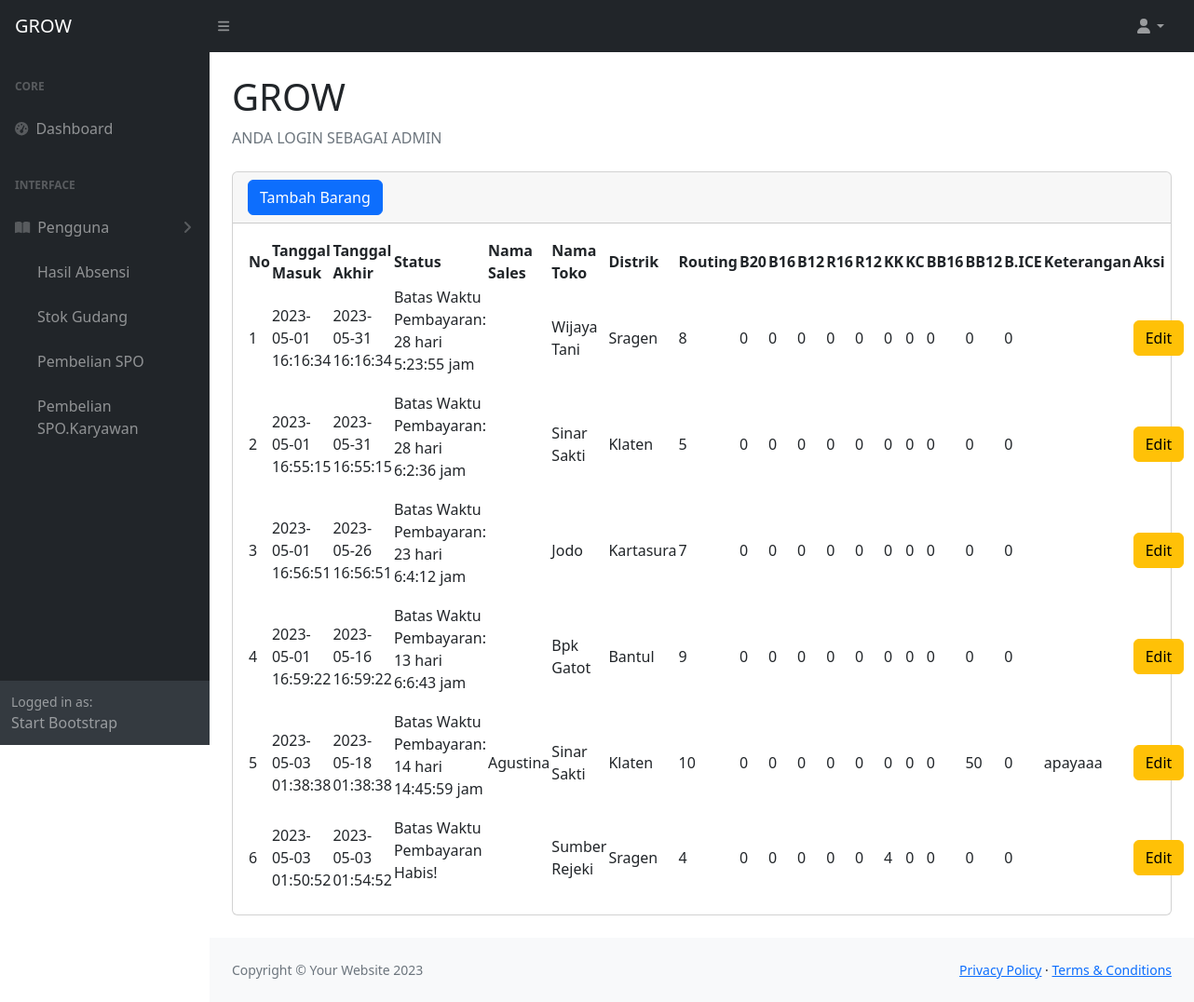
Screenshot of /pembelianspo1.php (signed in) with the database file from the repository.
### tables this page shows
CREATE TABLE `masuk_spo` (
  `kd_masuk_spo` int(11) NOT NULL,
  `nama_karyawan` varchar(50) NOT NULL,
  `kd_jual` int(11) NOT NULL,
  `kd_toko` int(11) NOT NULL,
  `kd_distrik` varchar(10) NOT NULL,
  `routing` varchar(5) NOT NULL,
  `tanggal_masuk` datetime NOT NULL DEFAULT current_timestamp(),
  `tanggal_keluar` datetime NOT NULL DEFAULT current_timestamp(),
  `keterangan` varchar(255) NOT NULL,
  `gambar_toko` varchar(255) NOT NULL,
  `latitude` varchar(50) NOT NULL,
  `longitude` varchar(50) NOT NULL
);

CREATE TABLE `toko` (
  `kd_toko` int(11) NOT NULL,
  `nama_toko` varchar(100) NOT NULL,
  `kd_distrik` varchar(10) NOT NULL
);

CREATE TABLE `distrik` (
  `kd_distrik` varchar(10) NOT NULL,
  `nama_distrik` varchar(50) NOT NULL
);

CREATE TABLE `produk` (
  `B12` int(11) NOT NULL,
  `B16` int(11) NOT NULL,
  `B20` int(11) NOT NULL,
  `BB12` int(11) NOT NULL,
  `BB16` int(11) NOT NULL,
  `BICE16` int(11) NOT NULL,
  `KC` int(11) NOT NULL,
  `KK` int(11) NOT NULL,
  `R12` int(11) NOT NULL,
  `R16` int(11) NOT NULL,
  `kd_jual` int(11) NOT NULL,
  `kd_stok` int(11) NOT NULL
);

### pembelianspo1.php (the view, shortened to what this page needs)
<?php
require 'function.php';
?>
<!DOCTYPE html>
<html lang="en">
    <head>
        <link href="https://cdn.jsdelivr.net/npm/simple-datatables@7.1.2/dist/style.min.css" rel="stylesheet" />
        <link href="css/styles.css" rel="stylesheet" />
    </head>
    <body class="sb-nav-fixed">
        <nav class="sb-topnav navbar navbar-expand navbar-dark bg-dark">
            <a class="navbar-brand ps-3" href="index.php">GROW</a>
            <button class="btn btn-link btn-sm order-1 order-lg-0 me-4 me-lg-0" id="sidebarToggle" href="#!"><i class="fas fa-bars"></i></button>
            <ul class="navbar-nav ms-auto ms-md-0 me-3 me-lg-4">
                <li class="nav-item dropdown">
                    <a class="nav-link dropdown-toggle" id="navbarDropdown" href="#" role="button" data-bs-toggle="dropdown" aria-expanded="false"><i class="fas fa-user fa-fw"></i></a>
                </li>
            </ul>
        </nav>
        <div id="layoutSidenav">
            <div id="layoutSidenav_nav">
                <nav class="sb-sidenav accordion sb-sidenav-dark" id="sidenavAccordion">
                    <div class="sb-sidenav-menu">
                        <div class="nav">
                            <div class="sb-sidenav-menu-heading">Core</div>
                                <a class="nav-link" href="index.php">
                                <div class="sb-nav-link-icon"><i class="fas fa-tachometer-alt"></i></div>
                                Dashboard
                                </a>
                                <div class="sb-sidenav-menu-heading">Interface</div>
                                <a class="nav-link collapsed" href="#" data-bs-toggle="collapse" data-bs-target="#collapsePages" aria-expanded="false" aria-controls="collapsePages">
                                <div class="sb-nav-link-icon"><i class="fas fa-book-open"></i></div>
                                    Pengguna
                                <div class="sb-sidenav-collapse-arrow"><i class="fas fa-angle-down"></i></div>
                                </a>
                            <nav class="sb-sidenav-menu-nested nav accordion" id="sidenavAccordionPages">
                                    <a class="nav-link" href="absensi.php">Hasil Absensi</a>
                            </nav>
                            <nav class="sb-sidenav-menu-nested nav accordion" id="sidenavAccordionPages">
                                    <a class="nav-link" href="stok_gudang_kecil.php">Stok Gudang</a>
                            </nav>
                            <nav class="sb-sidenav-menu-nested nav accordion" id="sidenavAccordionPages">
                                    <a class="nav-link" href="pembelianspo.php">Pembelian SPO</a>
                            </nav>
                            <nav class="sb-sidenav-menu-nested nav accordion" id="sidenavAccordionPages">
                                    <a class="nav-link" href="pembelianspo1.php">Pembelian SPO.Karyawan</a>
                            </nav>
                        </div>
                    </div>
                    <div class="sb-sidenav-footer">
                        <div class="small">Logged in as:</div>
                        Start Bootstrap
                    </div>
                </nav>
            </div>
            <div id="layoutSidenav_content">
                <main>
                    <div class="container-fluid px-4">
                        <h1 class="mt-4">GROW</h1>
                        <ol class="breadcrumb mb-4">
                            <li class="breadcrumb-item active">ANDA LOGIN SEBAGAI ADMIN</li>
                        </ol>
                        <div class="card mb-4">
                            <div class="card-header">
                                <button type="button" class="btn btn-primary" data-bs-toggle="modal" data-bs-target="#exampleModal">
                                Tambah Barang
                                </button>
                            </div>
                            <div class="card-body">
                                <table id="datatablesSimple">
                                    <thead>
                                        <tr>
                                            <th>No</th>
                                            <th>Tanggal Masuk</th>
                                            <th>Tanggal Akhir</th>
                                            <th>Status</th>
                                            <th>Nama Sales</th>
                                            <th>Nama Toko</th>
                                            <th>Distrik</th>
                                            <th>Routing</th>
                                            <th>B20</th>
                                            <th>B16</th>
                                            <th>B12</th>
                                            <th>R16</th>
                                            <th>R12</th>
                                            <th>KK</th>
                                            <th>KC</th>
                                            <th>BB16</th>
                                            <th>BB12</th>
                                            <th>B.ICE</th>
                                            <th>Keterangan</th>
                                            <th>Aksi</th>
                                        </tr>
                                    </thead>
                                    <tbody>
                                        <?php
                                            $ambilsemua = mysqli_query($koneksi, "SELECT * FROM masuk_spo JOIN produk ON masuk_spo.kd_jual = produk.kd_jual JOIN toko ON masuk_spo.kd_toko = toko.kd_toko JOIN distrik ON distrik.kd_distrik=toko.kd_distrik ORDER BY kd_masuk_spo ASC;" );
                                            $no=1;
                                            while($data = mysqli_fetch_array($ambilsemua)){
                                                $kdmasuk = $data['kd_masuk_spo'];
                                                $tanggalmasuk = $data['tanggal_masuk'];
                                                $tanggalkeluar = $data['tanggal_keluar'];
                                                $namasales = $data['nama_karyawan'];
                                                $namatoko = $data['nama_toko'];
                                                $distrik = $data['nama_distrik'];
                                                $routing = $data['routing'];
                                                $b20 = $data['B20'];
                                                $b16 = $data['B16'];
                                                $b12 = $data['B12'];
                                                $r16 = $data['R16'];
                                                $r12 = $data['R12'];
                                                $kk = $data['KK'];
                                                $kc = $data['KC'];
                                                $bb16 = $data['BB16'];
                                                $bb12 = $data['BB12'];
                                                $bice = $data['BICE16'];
                                                $keterangan = $data['keterangan'];
                                        ?>
                                        <tr>
                                            <td><?=$no++;?></td>
                                            <td><?=$tanggalmasuk;?></td>
                                            <td><?=$tanggalkeluar;?></td>
                                            <td>
                                            <p id="teks<?=$kdmasuk;?>">Hello World</p>
                                            </td>
                                            <td><?=$namasales;?></td>
                                            <td><?=$namatoko;?></td>
                                            <td><?=$distrik;?></td>
                                            <td><?=$routing;?></td>
                                            <td><?=$b20;?></td>
                                            <td><?=$b16;?></td>
                                            <td><?=$b12;?></td>
                                            <td><?=$r16;?></td>
                                            <td><?=$r12;?></td>
                                            <td><?=$kk;?></td>
                                            <td><?=$kc;?></td>
                                            <td><?=$bb16;?></td>
                                            <td><?=$bb12;?></td>
                                            <td><?=$bice;?></td>
                                            <td><?=$keterangan;?></td>
                                            <td><button type="button" class="btn btn-warning" data-bs-toggle="modal" data-bs-target="#editspo<?= $kdmasuk;?>">
                                               Edit
                                            </button></td>
                                            </tr>
                                        <?php
                                        };
                                        ?>
                                    </tbody>
                                </table>
                            </div>
                        </div>
                    </div>
                </main>
                <footer class="py-4 bg-light mt-auto">
                    <div class="container-fluid px-4">
                        <div class="d-flex align-items-center justify-content-between small">
                            <div class="text-muted">Copyright &copy; Your Website 2023</div>
                            <div>
                                <a href="#">Privacy Policy</a>
                                &middot;
                                <a href="#">Terms &amp; Conditions</a>
                            </div>
                        </div>
                    </div>
                </footer>
            </div>
        </div>
    </body>
</html>

### rows the page displays
masuk_spo: tanggal_masuk "2023-05-01 16:16:34", tanggal_keluar "2023-05-31 16:16:34", kd_toko.nama_toko "Wijaya Tani", kd_distrik.nama_distrik "Sragen", routing "8", kd_jual.B20 "0", kd_jual.B16 "0", kd_jual.B12 "0", kd_jual.R16 "0", kd_jual.R12 "0", kd_jual.KK "0", kd_jual.KC "0", kd_jual.BB16 "0", kd_jual.BB12 "0", kd_jual.BICE16 "0"
masuk_spo: tanggal_masuk "2023-05-01 16:55:15", tanggal_keluar "2023-05-31 16:55:15", kd_toko.nama_toko "Sinar Sakti", kd_distrik.nama_distrik "Klaten", routing "5", kd_jual.B20 "0", kd_jual.B16 "0", kd_jual.B12 "0", kd_jual.R16 "0", kd_jual.R12 "0", kd_jual.KK "0", kd_jual.KC "0", kd_jual.BB16 "0", kd_jual.BB12 "0", kd_jual.BICE16 "0"
masuk_spo: tanggal_masuk "2023-05-01 16:56:51", tanggal_keluar "2023-05-26 16:56:51", kd_toko.nama_toko "Jodo", kd_distrik.nama_distrik "Kartasura", routing "7", kd_jual.B20 "0", kd_jual.B16 "0", kd_jual.B12 "0", kd_jual.R16 "0", kd_jual.R12 "0", kd_jual.KK "0", kd_jual.KC "0", kd_jual.BB16 "0", kd_jual.BB12 "0", kd_jual.BICE16 "0"
masuk_spo: tanggal_masuk "2023-05-01 16:59:22", tanggal_keluar "2023-05-16 16:59:22", kd_toko.nama_toko "Bpk Gatot", kd_distrik.nama_distrik "Bantul", routing "9", kd_jual.B20 "0", kd_jual.B16 "0", kd_jual.B12 "0", kd_jual.R16 "0", kd_jual.R12 "0", kd_jual.KK "0", kd_jual.KC "0", kd_jual.BB16 "0", kd_jual.BB12 "0", kd_jual.BICE16 "0"
masuk_spo: tanggal_masuk "2023-05-03 01:38:38", tanggal_keluar "2023-05-18 01:38:38", nama_karyawan "Agustina", kd_toko.nama_toko "Sinar Sakti", kd_distrik.nama_distrik "Klaten", routing "10", kd_jual.B20 "0", kd_jual.B16 "0", kd_jual.B12 "0", kd_jual.R16 "0", kd_jual.R12 "0", kd_jual.KK "0", kd_jual.KC "0", kd_jual.BB16 "0", kd_jual.BB12 "50", kd_jual.BICE16 "0", keterangan "apayaaa"
masuk_spo: tanggal_masuk "2023-05-03 01:50:52", tanggal_keluar "2023-05-03 01:54:52", kd_toko.nama_toko "Sumber Rejeki", kd_distrik.nama_distrik "Sragen", routing "4", kd_jual.B20 "0", kd_jual.B16 "0", kd_jual.B12 "0", kd_jual.R16 "0", kd_jual.R12 "0", kd_jual.KK "4", kd_jual.KC "0", kd_jual.BB16 "0", kd_jual.BB12 "0", kd_jual.BICE16 "0"
